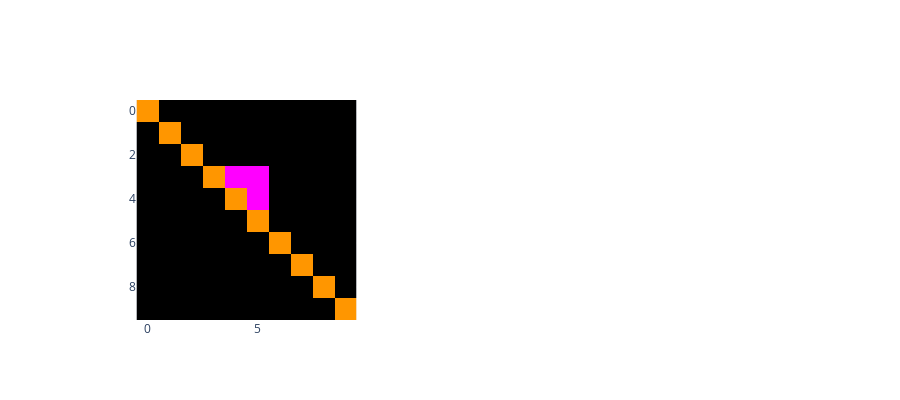

Notebook cell for this chart:
### Code cell
# GETTING AND PLOTTING OBJECTS
from src.utils import Problem
problem = Problem('72ca375d', pick_random=True)
input_1 = problem.get_inputs()[0]
objects = utils.get_objects_by_color(input_1)
# utils.Visualizer.plot_example(input_1, name="Example")
# utils.Visualizer.plot_objects(objects, "Objects")
utils.Visualizer.plot_problem(Problem._problems, problem.key)

### Figure 1 — Plotly figure (JSON) as saved in the notebook; plotly's stock layout.template omitted (floating-point values rounded to 4 significant figures; data arrays with more than 128 entries replaced by an {"elided": "..."} marker saying what was removed)
{"data": [{"type": "image", "xaxis": "x", "yaxis": "y", "z": {"elided": "10x10x3 int values"}}], "layout": {"height": 400, "xaxis": {"anchor": "y", "domain": [0, 0.45]}, "xaxis2": {"anchor": "y2", "domain": [0.55, 1]}, "yaxis": {"anchor": "x", "domain": [0, 1]}, "yaxis2": {"anchor": "x2", "domain": [0, 1]}}}
